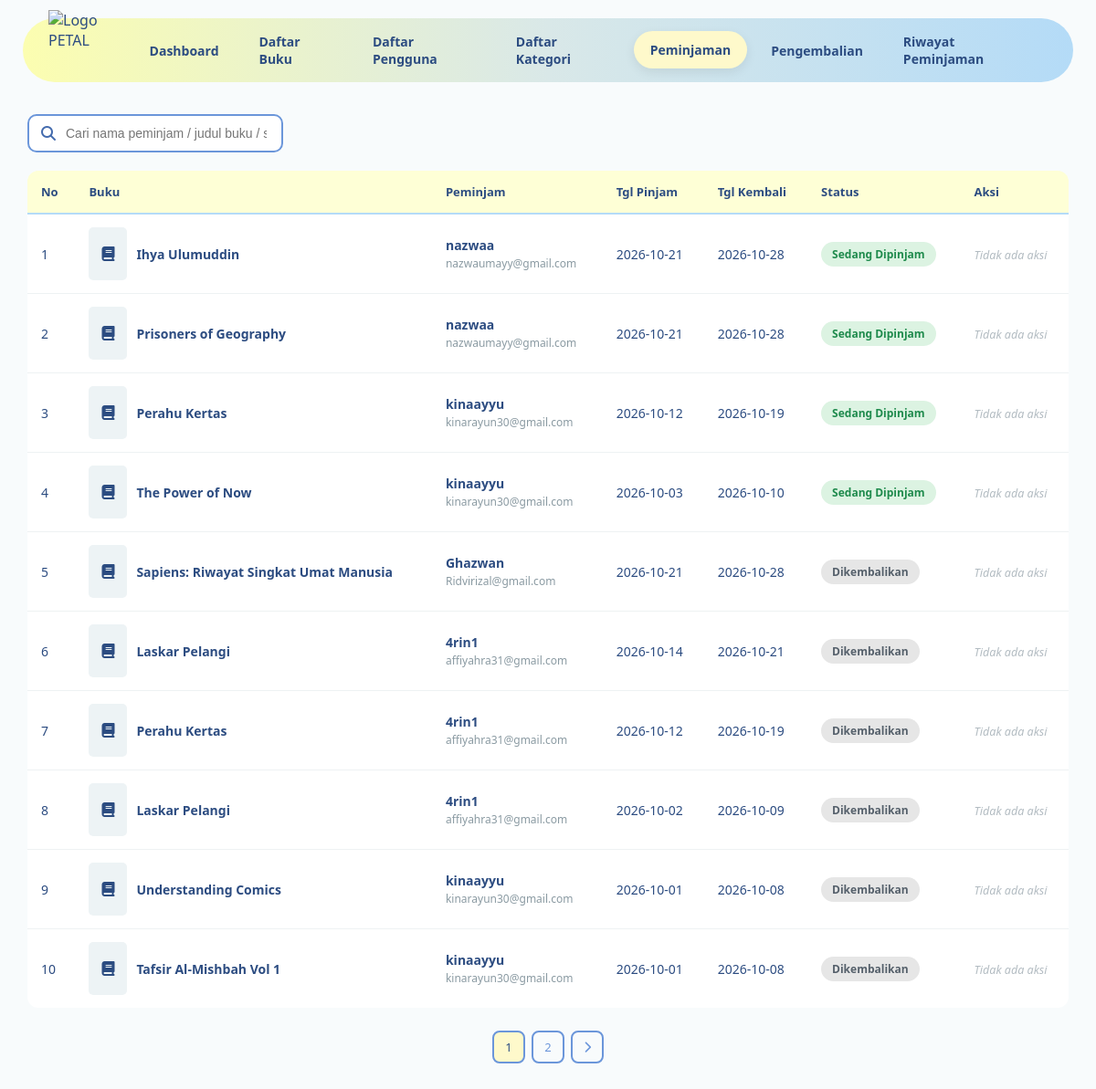
The page /views/peminjamanA.php (signed in) on the database its author committed.
### tables this page shows
CREATE TABLE `peminjaman` (
  `id_peminjaman` int(11) NOT NULL,
  `id_user` int(11) NOT NULL,
  `id_buku` int(11) NOT NULL,
  `tanggal_pinjam` date NOT NULL,
  `tanggal_kembali` date NOT NULL,
  `status` enum('pengajuan','disetujui','dipinjam','dikembalikan','ditolak') NOT NULL DEFAULT 'pengajuan'
);

CREATE TABLE `buku` (
  `id_buku` int(11) NOT NULL,
  `judul` varchar(200) NOT NULL,
  `pengarang` varchar(100) NOT NULL,
  `penerbit` varchar(100) NOT NULL,
  `tahun_terbit` year(4) NOT NULL,
  `stok` int(35) NOT NULL DEFAULT 0,
  `sinopsis` varchar(1000) NOT NULL,
  `link_gambar` varchar(500) DEFAULT NULL,
  `id_kategori` int(11) DEFAULT NULL
);

CREATE TABLE `users` (
  `id_user` int(11) NOT NULL,
  `Email` varchar(160) DEFAULT NULL,
  `username` varchar(50) DEFAULT NULL,
  `password` varchar(255) DEFAULT NULL,
  `role` enum('admin','siswa','guru','staff') NOT NULL DEFAULT 'siswa'
);

### models/koneksi.php (called while the page is built, shortened)
<?php
class Koneksi {
    private $host = "localhost",
            $username = "root",
            $pass = "",
            $db = "Peminjaman_Buku_PETAL";
    function __construct() {
        $this->koneksi = mysqli_connect(
            $this->host,
            $this->username,
            $this->pass,
            $this->db
        );
    }
}

### models/m_peminjaman.php (called while the page is built, shortened)
<?php
include_once __DIR__ . '/koneksi.php';
class m_peminjaman
{
    private $conn;
    public function __construct()
    {
        $db = new koneksi();
        $this->conn = $db->koneksi;
    }
    public function tampil_data_peminjaman_page($start, $limit)
    {
        $start = (int) $start;
        $limit = (int) $limit;
        $sql = "SELECT
                    peminjaman.*,
                    users.username,
                    users.Email,
                    buku.judul,
                    buku.link_gambar
                FROM peminjaman
                LEFT JOIN users ON peminjaman.id_user = users.id_user
                LEFT JOIN buku  ON peminjaman.id_buku = buku.id_buku
                ORDER BY
                    FIELD(peminjaman.status, 'pengajuan', 'disetujui', 'dipinjam', 'dikembalikan', 'ditolak'),
                    peminjaman.id_peminjaman DESC
                LIMIT $start, $limit";
        $query = mysqli_query($this->conn, $sql);
        $result = [];
        while ($data = mysqli_fetch_object($query)) {
            $result[] = $data;
        }
        return $result;
    }
    public function hitung_total_peminjaman()
    {
        $sql = "SELECT COUNT(*) AS total FROM peminjaman";
        $query = mysqli_query($this->conn, $sql);
        $data = mysqli_fetch_assoc($query);
        return (int) ($data['total'] ?? 0);
    }
}
?>

### controller/c_peminjamanA.php (called while the page is built, shortened)
<?php
include_once __DIR__ . '/../models/m_peminjaman.php';
$peminjaman = new m_peminjaman();
try {
    $limit   = 10;
    $halaman = isset($_GET['halaman']) ? max(1, (int) $_GET['halaman']) : 1;
    $start   = ($halaman - 1) * $limit;
    $keyword = trim($_GET['keyword'] ?? '');
    if (!empty($keyword)) {
        $total_data     = $peminjaman->hitung_total_peminjaman_cari($keyword);
        $total_halaman  = ceil($total_data / $limit);
        $data_peminjaman = $peminjaman->tampil_data_peminjaman_cari_page($keyword, $start, $limit);
    } else {
        $total_data     = $peminjaman->hitung_total_peminjaman();
        $total_halaman  = ceil($total_data / $limit);
        $data_peminjaman = $peminjaman->tampil_data_peminjaman_page($start, $limit);
    }
} catch (Exception $e) {
    echo "Error: " . $e->getMessage();
}
?>

### views/peminjamanA.php (the view, shortened to what this page needs)
<?php
include_once __DIR__ . '/../controller/c_peminjamanA.php';
$keyword   = $_GET['keyword'] ?? '';
$kw_param  = !empty($keyword) ? '&keyword=' . urlencode($keyword) : '';
$label_status = [
    'pengajuan'    => 'Menunggu Persetujuan',
    'disetujui'    => 'Disetujui',
    'dipinjam'     => 'Sedang Dipinjam',
    'dikembalikan' => 'Dikembalikan',
    'ditolak'      => 'Ditolak',
];
?>
<!DOCTYPE html>
<html lang="id">
<head>
    <link rel="stylesheet" href="../css/peminjamanA.css">
    <link rel="stylesheet" href="https://cdnjs.cloudflare.com/ajax/libs/font-awesome/6.5.1/css/all.min.css">
</head>
<body>
<nav class="navbar">
    <img src="../assets/logo.svg" class="logo" alt="Logo PETAL">
<div class="nav-links">
        <a href="dashboard_admin.php">Dashboard</a>
        <a href="daftar_bukuA.php">Daftar Buku</a>
        <a href="daftar_user.php">Daftar Pengguna</a>
        <a href="daftar_kategori.php">Daftar Kategori</a>
        <a href="peminjamanA.php" class="active">Peminjaman</a>
        <a href="pengembalianA.php">Pengembalian</a>
        <a href="riwayat_peminjamanA.php">Riwayat Peminjaman</a>
    </div>
</nav>
<div class="container">
    <div class="page-header">
        <form method="GET" action="peminjamanA.php" class="search-box">
            <i class="fa-solid fa-magnifying-glass"></i>
            <input
                type="text"
                name="keyword"
                value="<?= htmlspecialchars($keyword, ENT_QUOTES, 'UTF-8'); ?>"
                placeholder="Cari nama peminjam / judul buku / status..."
            >
        </form>
    </div>
    <div class="table-wrapper">
        <table id="tablePeminjaman">
            <thead>
                <tr>
                    <th>No</th>
                    <th>Buku</th>
                    <th>Peminjam</th>
                    <th>Tgl Pinjam</th>
                    <th>Tgl Kembali</th>
                    <th>Status</th>
                    <th>Aksi</th>
                </tr>
            </thead>
            <tbody>
                <?php if (!empty($data_peminjaman)): ?>
                    <?php foreach ($data_peminjaman as $index => $p): ?>
                        <?php
                            $status     = $p->status ?? 'pengajuan';
                            $badgeClass = 'badge-' . $status;
                            $labelText  = $label_status[$status] ?? ucfirst($status);
                        ?>
                        <tr>
                            <td><?= ($start ?? 0) + $index + 1; ?></td>
                            <td>
                                <div class="buku-cell">
                                    <?php if (!empty($p->link_gambar)): ?>
                                        <span class="no-image" style="display:none;">
                                            <i class="fa-solid fa-book"></i>
                                        </span>
                                    <?php else: ?>
                                        <span class="no-image">
                                            <i class="fa-solid fa-book"></i>
                                        </span>
                                    <?php endif; ?>
                                    <span class="judul-buku">
                                        <?= htmlspecialchars($p->judul ?? '(buku telah dihapus)', ENT_QUOTES, 'UTF-8'); ?>
                                    </span>
                                </div>
                            </td>
                            <td>
                                <span class="nama-peminjam">
                                    <?= htmlspecialchars($p->username ?? '(user dihapus)', ENT_QUOTES, 'UTF-8'); ?>
                                </span>
                                <span class="email-peminjam">
                                    <?= htmlspecialchars($p->Email ?? '', ENT_QUOTES, 'UTF-8'); ?>
                                </span>
                            </td>
                            <td><?= htmlspecialchars($p->tanggal_pinjam ?? '', ENT_QUOTES, 'UTF-8'); ?></td>
                            <td><?= htmlspecialchars($p->tanggal_kembali ?? '', ENT_QUOTES, 'UTF-8'); ?></td>
                            <td>
                                <span class="badge-status <?= $badgeClass; ?>">
                                    <?= htmlspecialchars($labelText, ENT_QUOTES, 'UTF-8'); ?>
                                </span>
                            </td>
                            <td class="aksi">
                                <?php if ($status === 'pengajuan'): ?>
                                    <button
                                        type="button"
                                        class="btn-setujui"
                                        title="Setujui Peminjaman"
                                        onclick="setujuiPeminjaman(<?= (int) $p->id_peminjaman; ?>)"
                                    >
                                        <i class="fa-solid fa-check"></i> Setujui
                                    </button>
                                    <button
                                        type="button"
                                        class="btn-tolak"
                                        title="Tolak Peminjaman"
                                        onclick="tolakPeminjaman(<?= (int) $p->id_peminjaman; ?>)"
                                    >
                                        <i class="fa-solid fa-xmark"></i> Tolak
                                    </button>
                                <?php else: ?>
                                    <span class="aksi-selesai">Tidak ada aksi</span>
                                <?php endif; ?>
                            </td>
                        </tr>
                    <?php endforeach; ?>
                <?php endif; ?>
            </tbody>
        </table>
    </div>
    <?php if (isset($total_halaman) && $total_halaman > 1): ?>
        <div class="pagination">
            <?php for ($i = 1; $i <= $total_halaman; $i++): ?>
                <a href="?halaman=<?= $i . $kw_param; ?>" class="<?= $i == $halaman ? 'active' : ''; ?>">
                    <?= $i; ?>
                </a>
            <?php endfor; ?>
            <?php if ($halaman < $total_halaman): ?>
                <a href="?halaman=<?= ($halaman + 1) . $kw_param; ?>" title="Halaman Berikutnya">
                    <i class="fa-solid fa-chevron-right"></i>
                </a>
            <?php endif; ?>
        </div>
    <?php endif; ?>
</div>
</body>
</html>

### css/peminjamanA.css (style rules this page uses)
* { margin: 0; padding: 0; box-sizing: border-box; }
body { font-family: 'Segoe UI', sans-serif; background: #f8fbfc; color: #2c4c81; }
.navbar { width: calc(100% - 50px); margin: 20px auto; padding: 8px 28px; display: flex; align-items: center; justify-content: space-between; background: linear-gradient( 90deg, #fcfea4db, #d9e8e8, #b4dbf7 ); border-radius: 50px; height: 70px; }
.logo { width: 95px; height: 95px; object-fit: contain; margin-top: 6px; }
.nav-links { display: flex; align-items: center; gap: 8px; }
.nav-links a { text-decoration: none; color: #2c4c81; padding: 11px 18px; border-radius: 999px; font-size: 14px; font-weight: 600; transition: 0.25s ease; }
.nav-links a:hover, .nav-links a.active { background: #fef9cb; box-shadow: 0 4px 12px rgba(0, 0, 0, 0.08); transform: translateY(-1px); }
.container { width: calc(100% - 60px); max-width: 1400px; margin: 35px auto 50px; }
.page-header { display: flex; justify-content: space-between; align-items: center; width: 100%; margin-bottom: 20px; gap: 15px; }
.search-box { width: 280px; position: relative; }
.search-box i { position: absolute; left: 15px; top: 50%; transform: translateY(-50%); color: #456cae; }
.search-box input { width: 100%; padding: 11px 16px 11px 40px; border: 2px solid #6b96da; border-radius: 10px; outline: none; font-size: 14px; transition: 0.2s; }
#tablePeminjaman { width: 100%; min-width: 1050px; border-collapse: collapse; overflow: hidden; }
#tablePeminjaman thead { background: #feffd6; }
#tablePeminjaman th { padding: 14px 15px; text-align: left; color: #2c4c81; font-size: 13px; font-weight: 700; border-bottom: 2px solid #b4dbf7; }
#tablePeminjaman td { padding: 14px 15px; border-bottom: 1px solid #eef2f3; font-size: 14px; vertical-align: middle; background: white; }
#tablePeminjaman tbody tr { transition: 0.2s ease; }
#tablePeminjaman tbody tr:last-child td { border-bottom: none; }
.table-wrapper { width: 100%; overflow-x: auto; border-radius: 12px; }
.buku-cell { display: flex; align-items: center; gap: 10px; }
.no-image { width: 42px; height: 58px; display: flex; align-items: center; justify-content: center; border-radius: 5px; background: #edf3f5; color: #2c4c81; font-size: 16px; flex-shrink: 0; }
.judul-buku { font-weight: 600; color: #2c4c81; }
.nama-peminjam { font-weight: 600; color: #2c4c81; display: block; }
.email-peminjam { font-size: 12px; color: #8a9aa2; }
.badge-status { display: inline-block; padding: 5px 12px; border-radius: 999px; font-size: 12px; font-weight: 700; white-space: nowrap; }
.badge-dipinjam { background: #dcf3e2; color: #1e8a4c; }
.badge-dikembalikan { background: #e6e6e6; color: #55606b; }
#tablePeminjaman td.aksi { white-space: nowrap; }
.aksi-selesai { font-size: 12.5px; color: #b3bcc2; font-style: italic; }
.pagination { display: flex; justify-content: center; align-items: center; gap: 7px; margin-top: 25px; }
.pagination a { min-width: 36px; height: 36px; padding: 0 10px; display: flex; align-items: center; justify-content: center; text-decoration: none; border-radius: 8px; color: #6b96da; border: 2px solid #6b96da; font-size: 13px; font-weight: 500; transition: 0.2s; }
.pagination a:hover, .pagination a.active { background: #fef9cb; color: #2c4c81; }

### rows shown on the page
peminjaman: index "1", id_buku.judul "Ihya Ulumuddin", id_user.username "nazwaa", id_user.Email "nazwaumayy@gmail.com", tanggal_pinjam "2026-10-21", tanggal_kembali "2026-10-28", status "Sedang Dipinjam", shows "Tidak ada aksi"
peminjaman: index "2", id_buku.judul "Prisoners of Geography", id_user.username "nazwaa", id_user.Email "nazwaumayy@gmail.com", tanggal_pinjam "2026-10-21", tanggal_kembali "2026-10-28", status "Sedang Dipinjam", shows "Tidak ada aksi"
peminjaman: index "3", id_buku.judul "Perahu Kertas", id_user.username "kinaayyu", id_user.Email "kinarayun30@gmail.com", tanggal_pinjam "2026-10-12", tanggal_kembali "2026-10-19", status "Sedang Dipinjam", shows "Tidak ada aksi"
peminjaman: index "4", id_buku.judul "The Power of Now", id_user.username "kinaayyu", id_user.Email "kinarayun30@gmail.com", tanggal_pinjam "2026-10-03", tanggal_kembali "2026-10-10", status "Sedang Dipinjam", shows "Tidak ada aksi"
peminjaman: index "5", id_buku.judul "Sapiens: Riwayat Singkat Umat Manusia", id_user.username "Ghazwan", id_user.Email "Ridvirizal@gmail.com", tanggal_pinjam "2026-10-21", tanggal_kembali "2026-10-28", status "Dikembalikan", shows "Tidak ada aksi"
peminjaman: index "6", id_buku.judul "Laskar Pelangi", id_user.username "4rin1", id_user.Email "affiyahra31@gmail.com", tanggal_pinjam "2026-10-14", tanggal_kembali "2026-10-21", status "Dikembalikan", shows "Tidak ada aksi"
peminjaman: index "7", id_buku.judul "Perahu Kertas", id_user.username "4rin1", id_user.Email "affiyahra31@gmail.com", tanggal_pinjam "2026-10-12", tanggal_kembali "2026-10-19", status "Dikembalikan", shows "Tidak ada aksi"
peminjaman: index "8", id_buku.judul "Laskar Pelangi", id_user.username "4rin1", id_user.Email "affiyahra31@gmail.com", tanggal_pinjam "2026-10-02", tanggal_kembali "2026-10-09", status "Dikembalikan", shows "Tidak ada aksi"
peminjaman: index "9", id_buku.judul "Understanding Comics", id_user.username "kinaayyu", id_user.Email "kinarayun30@gmail.com", tanggal_pinjam "2026-10-01", tanggal_kembali "2026-10-08", status "Dikembalikan", shows "Tidak ada aksi"
peminjaman: index "10", id_buku.judul "Tafsir Al-Mishbah Vol 1", id_user.username "kinaayyu", id_user.Email "kinarayun30@gmail.com", tanggal_pinjam "2026-10-01", tanggal_kembali "2026-10-08", status "Dikembalikan", shows "Tidak ada aksi"
